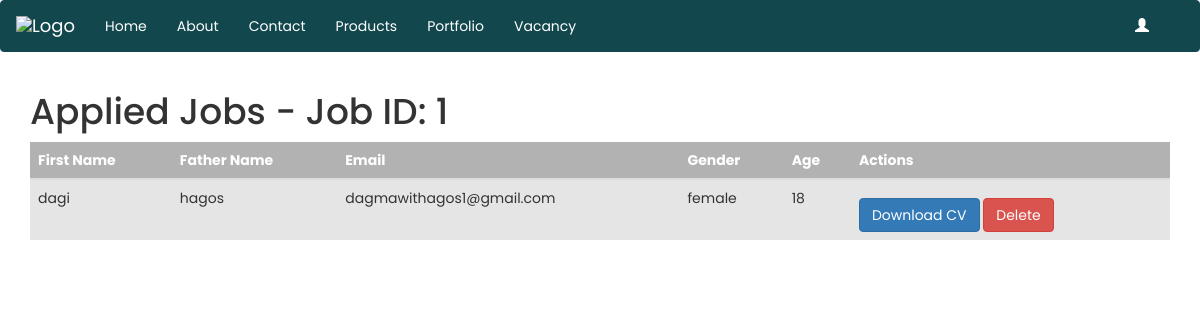
Screenshot of /vadmin/applied_jobs/1 with the database file from the repository.
### app.py (models this page shows)
class AppliedJob(db.Model):
    id = db.Column(db.Integer, primary_key=True)
    job_id = db.Column(db.Integer, nullable=False)
    first_name = db.Column(db.String(100), nullable=False)  # Add this line
    father_name = db.Column(db.String(100), nullable=False)  # Add this line
    applicant_email = db.Column(db.String(100), nullable=False)
    gender = db.Column(db.String(10), nullable=True)
    age = db.Column(db.Integer, nullable=True)
    cv_path = db.Column(db.String(100), nullable=True)

### app.py (the view)
@app.route('/vadmin/applied_jobs/<int:job_id>')
def applied_jobs(job_id):
    applied_jobs = AppliedJob.query.filter_by(job_id=job_id).all()
    return render_template('applied_jobs.html', applied_jobs=applied_jobs, job_id=job_id)

### templates/applied_jobs.html (shortened to what this page needs)
<!DOCTYPE html>
<html>
<head>
    <link rel="stylesheet" href="https://maxcdn.bootstrapcdn.com/bootstrap/3.3.7/css/bootstrap.min.css">
</head>
<body>
    <nav class="navbar navbar-default">
        <div class="container-fluid">
            <div class="navbar-header">
                <a class="navbar-brand" href="#">
                    <img src="path/to/your/AMCO.png" alt="Logo" height="30">
                </a>
            </div>
            <ul class="nav navbar-nav">
                <li><a href="#">Home</a></li>
                <li><a href="#">About</a></li>
                <li><a href="#">Contact</a></li>
                <li><a href="#">Products</a></li>
                <li><a href="#">Portfolio</a></li>
                <li><a href="#">Vacancy</a></li>
            </ul>
            <ul class="nav navbar-nav navbar-right">
                <li><a href="#"><span class="glyphicon glyphicon-user"></span></a></li>
            </ul>
        </div>
    </nav>
    <div class="container">
        <h1>Applied Jobs - Job ID: {{ job_id }}</h1>
        {% if applied_jobs %}
            <table class="table">
                <thead>
                    <tr>
                        <th>First Name</th>
                        <th>Father Name</th>
                        <th>Email</th>
                        <th>Gender</th>
                        <th>Age</th>
                        <th>Actions</th>
                    </tr>
                </thead>
                <tbody>
                    {% for applied_job in applied_jobs %}
                        <tr>
                            <td>{{ applied_job.first_name }}</td>
                            <td>{{ applied_job.father_name }}</td>
                            <td>{{ applied_job.applicant_email }}</td>
                            <td>{{ applied_job.gender }}</td>
                            <td>{{ applied_job.age }}</td>
                            <td>
                                {% if applied_job.cv_path %}
                                    <a href="{{ url_for('download_cv', cv_path=applied_job.cv_path) }}" class="btn btn-primary">Download CV</a>
                                {% else %}
                                    No CV available
                                {% endif %}
                                <form method="post" action="{{ url_for('delete_applied_job', applied_job_id=applied_job.id) }}" style="display: inline;">
                                    <button type="submit" class="btn btn-danger">Delete</button>
                                </form>
                            </td>
                        </tr>
                    {% endfor %}
                </tbody>
            </table>
        {% else %}
            <p>No jobs have been applied for.</p>
        {% endif %}
    </div>
</body>
</html>

### templates/applied_jobs.html (style rules this page uses)
body { background: white; font-family: 'Poppins', sans-serif; }
.navbar-default { background-color: #11474D; border-color: #11474D; }
.navbar-default .navbar-brand { color: white; }
.navbar-default .navbar-nav>li>a { color: white; }
.container { margin-top: 20px; }
.table th { color: white; background-color: rgba(0, 0, 0, 0.3); }
.table td { background-color: rgba(0, 0, 0, 0.1); }
.btn { margin-top: 10px; }
.navbar-right { margin-right: 20px; }
.navbar-right a { color: white; margin-left: 10px; }

### rows the page displays
AppliedJob: first_name "dagi", father_name "hagos", applicant_email "dagmawithagos1@gmail.com", gender "female", age "18"

### other values shown
{{ job_id }} "1"
